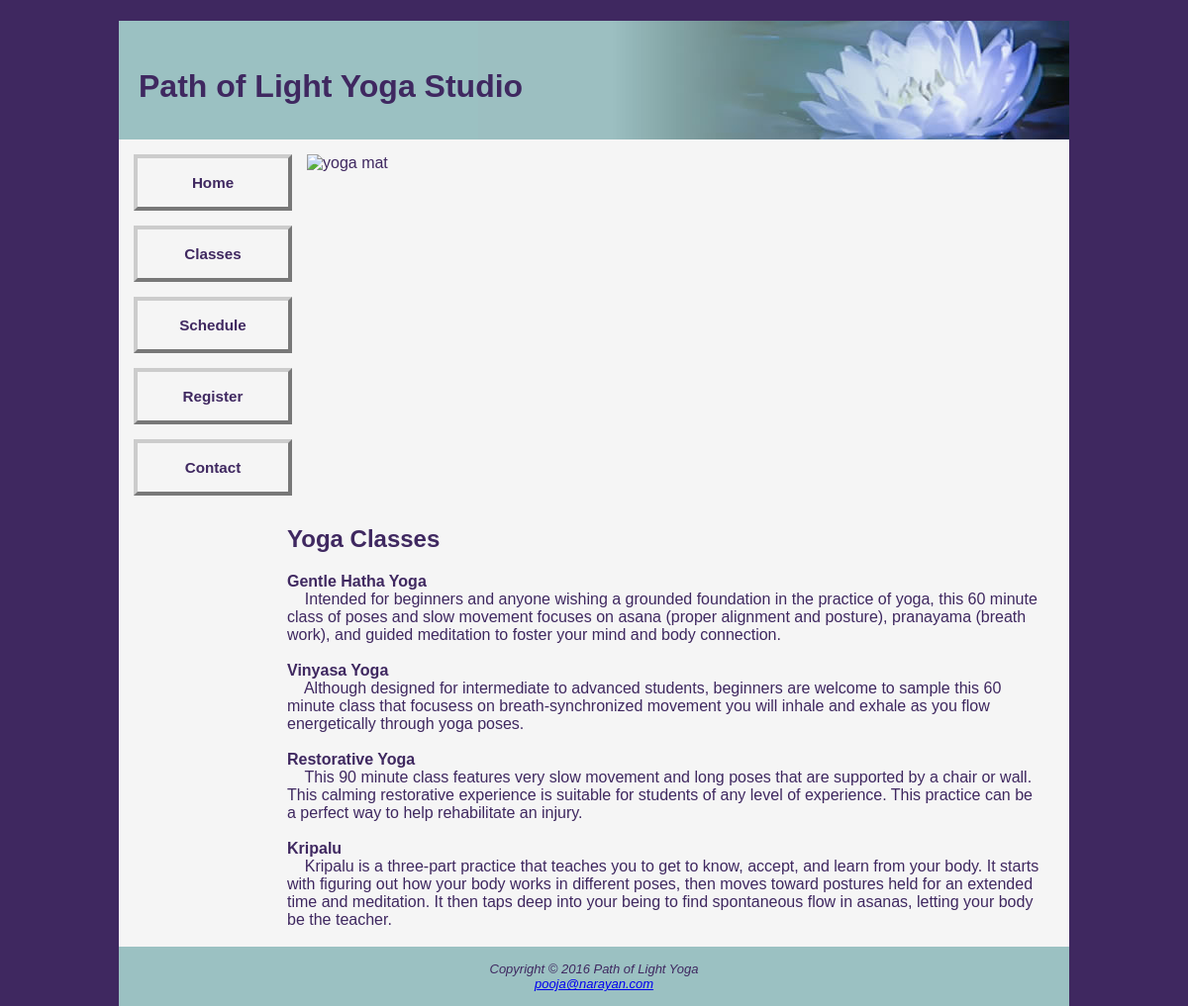
The app's page /index.php/classes with its own data.
### tables this page shows
CREATE TABLE `class` (
  `classid` int(11) NOT NULL,
  `classname` varchar(50) NOT NULL,
  `classdescription` varchar(600) NOT NULL
);

### application/controllers/Classes.php (called while the page is built, shortened)
<?php
class Classes extends CI_Controller {
	public function index()
{
 $this->load->view('layout/header');
 $this->load->view('layout/navbar');
        $this->load->model('Modelclass');
                $data['result'] = $this->Modelclass->get_all_classes();
        $this->load->view('classes',$data);
 $this->load->view('layout/footer');
}
}

### index.php (called while the page is built, shortened)
<?php
require_once BASEPATH.'core/CodeIgniter.php';

### application/models/Modelclass.php (called while the page is built, shortened)
<?php
class Modelclass extends CI_Model {
        public function get_all_classes()
{
 $query = "SELECT classname, classdescription FROM class";
$result=$this->db->query($query)->result();
    return $result;
}
}

### application/views/classes.php (the view)
  	     <article class="ar">
<div>
<img src="<?php echo base_url()?>assets/images/yogamat.jpg" alt="yoga mat" height="300" width="800">
</div>
<div class="clr">
  		     <h2 >Yoga Classes</h2>
         </div>
           <div>
<?php  if( !empty($result) ) {
foreach ($result as $row)    {
        echo "  <strong>" .$row->classname. " </strong> <br>&nbsp;&nbsp;&nbsp; " . $row->classdescription. "<br> <br>";
    }}
?>
            </div>
  	     </article>

### assets/css/yogam.css (style rules this page uses)
body { background-color: #3F2860 ; color: #3F2860; font-family: Verdana, Arial, sans-serif; margin: 0px !important; }
.ar { margin-left: 170px; padding-right: 30px; padding-top: 15px; text-align: left; display: block; }
.clr { clear: both; }

### records on screen
class: classname "Gentle Hatha Yoga", classdescription "Intended for beginners and anyone wishing a grounded foundation in the practice of yoga, this 60 minute class of poses and slow movement focuses on asana (proper alignment and posture), pranayama (breath work), and guided meditation to foster your mind and body connection."
class: classname "Vinyasa Yoga", classdescription "Although designed for intermediate to advanced students, beginners are welcome to sample this 60 minute class that focusess on breath-synchronized movement you will inhale and exhale as you flow energetically through yoga poses."
class: classname "Restorative Yoga", classdescription "This 90 minute class features very slow movement and long poses that are supported by a chair or wall. This calming restorative experience is suitable for students of any level of experience. This practice can be a perfect way to help rehabilitate an injury."
class: classname "Kripalu", classdescription "Kripalu is a three-part practice that teaches you to get to know, accept, and learn from your body. It starts with figuring out how your body works in different poses, then moves toward postures held for an extended time and meditation. It then taps deep into your being to find spontaneous flow in asanas, letting your body be the teacher."
